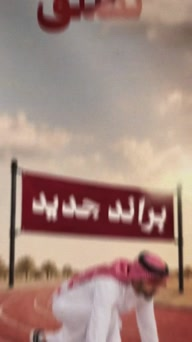
#> input picture projects/ai-business-collage/reviews/final-frame-evidence/01-ref-0.800.jpg, 192 x 342 px; its folder holds only this picture in this run
$ python delivery_evidence.py
#> lines starting #> are read from the running program, lines starting #| are printed output that depends on the picture
from pathlib import Path
from PIL import Image,ImageDraw
import subprocess,json
p=Path(__file__).resolve().parents[1];d=p/'reviews/final-frame-evidence';d.mkdir(exist_ok=True)
ref=[.8,2.5,5.6,9.5,14.3,17.2,20.5,24.3,28.8,31.5,33.8,37]
target=[1.7,4.2,7.6,12,15.8,17.6,21,25,29.5,35.7,39.7,48.333333]
canvas=Image.new('RGB',(1536,1116),'#e9e3d3');draw=ImageDraw.Draw(canvas)
#> after `canvas = Image.new('RGB', (1536, 1116), '#e9e3d3')`:
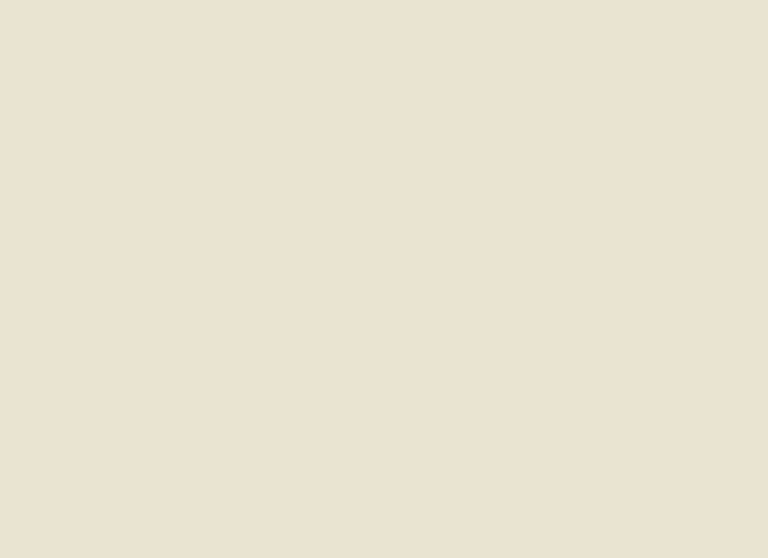
#> canvas: PIL image 1536x1116 RGB (shown at 1/2 size); mean R, G, B 233, 227, 211
for i,(a,b) in enumerate(zip(ref,target)):
 for kind,t,src in [('ref',a,p/'input/reference.mp4'),('target',b,p/'renders/AI_Business_Collage.mp4')]:
  dst=d/f'{i+1:02}-{kind}-{t:.3f}.jpg';subprocess.run(['ffmpeg','-v','error','-threads','2','-ss',str(t),'-i',str(src),'-frames:v','1','-vf','scale=192:342','-q:v','2','-y',str(dst)],check=True,timeout=20)
#> (this line was passed over: subprocess is not available in this run)
  im=Image.open(dst);x=(i%4)*384+(192 if kind=='target' else 0);y=(i//4)*372;canvas.paste(im,(x,y));draw.text((x+5,y+345),f'{i+1:02} {kind} {t:.3f}s',fill='#691b24')
#> further down, im is the input picture: PIL image 192x342 RGB; mean R, G, B 164.7, 135.8, 126.6
#> after `canvas.paste(im, (x, y))`:
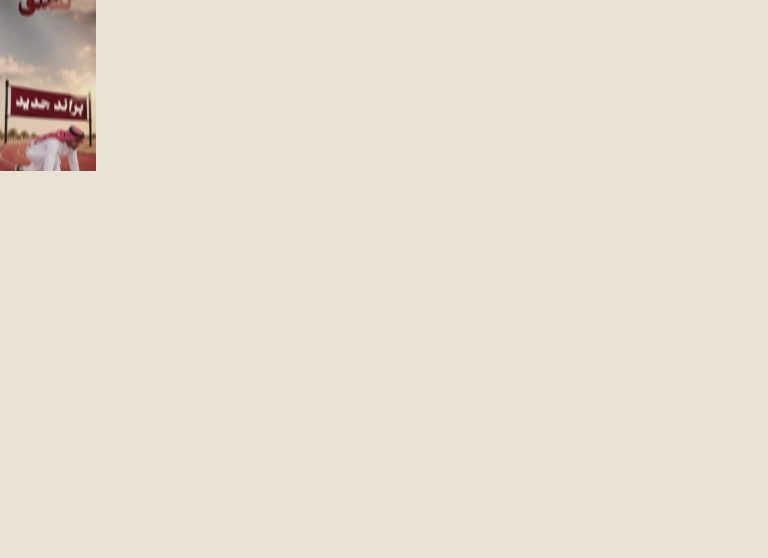
#> canvas: PIL image 1536x1116 RGB (shown at 1/2 size); mean R, G, B 230.4, 223.5, 207.8
#> (the run stopped early here; a loop or call above may not have finished)
